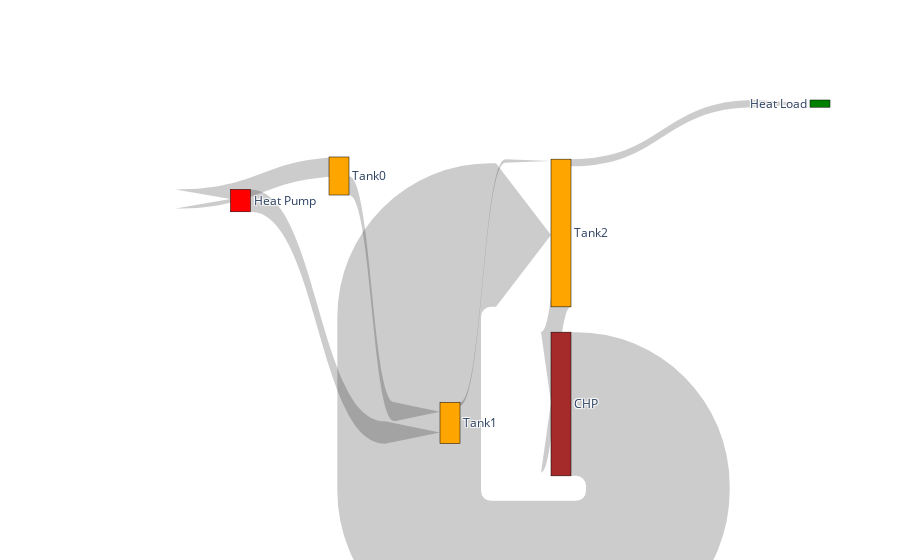

Notebook code cell kept with this figure:
### Markdown cell above
### Plot with more details

### Code cell
#Plot where out/fro CHP considered

fig = go.Figure(data=[go.Sankey(
    arrangement = "snap",
    valuesuffix = "Wh",
    node = dict(
      pad = 10,
    #   thickness = 20,
      line = dict(color = "black", width = 0.5),
      label = ["Heat Pump", "Tank0", "Tank1", "Tank2", "Heat Load", "CHP"],
      x = [0, 0.35, 0.5, 0.65, 1,0.65],
      y = [0,0.2,0.85,0.35,-0.2, 0.8],
    #   color = "blue"
      color = ['Red', 'Orange', 'Orange', 'Orange', 'Green', 'Brown']
    ),
    link = dict(
      arrowlen = 55,
      source = [0, 1, 2,3, 4, 1,5,3], # indices correspond to labels, eg A1, A2, A1, B1, ...
      target = [2, 2, 3,4, 1, 0,3,5],
      value = [(((df[x].sum())**2)**0.5)/4 for x in Qflows]
    #   curve = [0, 0, 0, 0.5, 0]
  ))])

fig.show()

### Figure 1 — Plotly figure (JSON) as saved in the notebook; plotly's stock layout.template omitted (floating-point values rounded to 4 significant figures)
{"data": [{"arrangement": "snap", "link": {"arrowlen": 55, "source": [0, 1, 2, 3, 4, 1, 5, 3], "target": [2, 2, 3, 4, 1, 0, 3, 5], "value": [71920000.0, 60690000.0, 11640000.0, 23150000.0, 0, 61530000.0, 461600000.0, 451300000.0]}, "node": {"color": ["Red", "Orange", "Orange", "Orange", "Green", "Brown"], "label": ["Heat Pump", "Tank0", "Tank1", "Tank2", "Heat Load", "CHP"], "line": {"color": "black", "width": 0.5}, "pad": 10, "x": [0, 0.35, 0.5, 0.65, 1, 0.65], "y": [0, 0.2, 0.85, 0.35, -0.2, 0.8]}, "type": "sankey", "valuesuffix": "Wh"}], "layout": {}}
